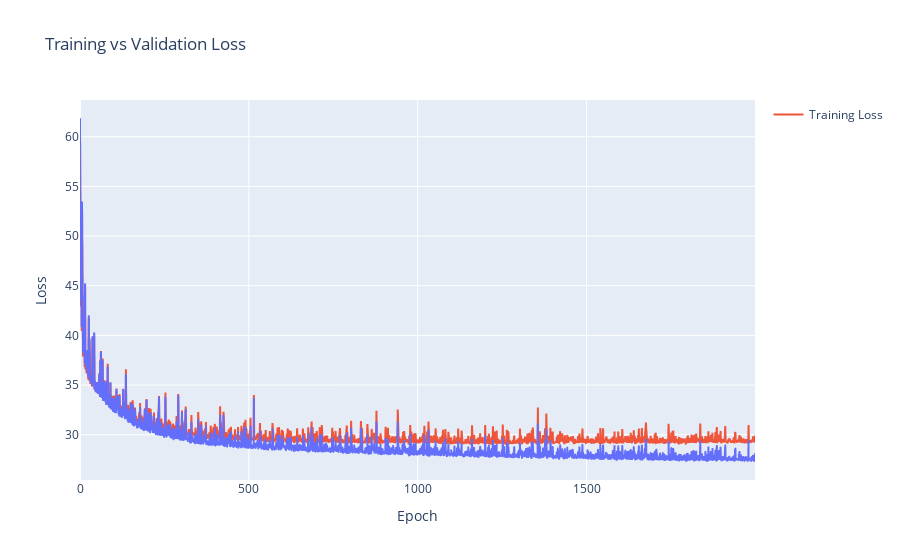

The code cell stored with this chart in its notebook:
### Code cell
start = time.time()

mlp_model = MLP([50,30,20,1],0.00004,42)
mlp_model.fit(X_train_processed,y_train,epochs=2000,validation=(X_test_processed,y_test),batch_size=32)
end = time.time()
mlp_time = f"{end-start} sec"

### Figure 1 — Plotly figure (JSON) as saved in the notebook; plotly's stock layout.template omitted (floating-point values rounded to 4 significant figures; data arrays with more than 128 entries replaced by an {"elided": "..."} marker saying what was removed)
{"data": [{"hovertemplate": "Epoch=%{x}<br>Loss=%{y}<extra></extra>", "legendgroup": "", "line": {"color": "#636efa", "dash": "solid"}, "marker": {"symbol": "circle"}, "mode": "lines", "name": "Training Loss", "showlegend": false, "type": "scattergl", "x": {"elided": "2000 int values"}, "xaxis": "x", "y": {"elided": "2000 float values"}, "yaxis": "y"}, {"mode": "lines", "name": "Training Loss", "type": "scatter", "x": {"elided": "2000 int values"}, "y": {"elided": "2000 float values"}}], "layout": {"legend": {"tracegroupgap": 0}, "title": {"text": "Training vs Validation Loss"}, "xaxis": {"anchor": "y", "domain": [0, 1], "title": {"text": "Epoch"}}, "yaxis": {"anchor": "x", "domain": [0, 1], "title": {"text": "Loss"}}}}
